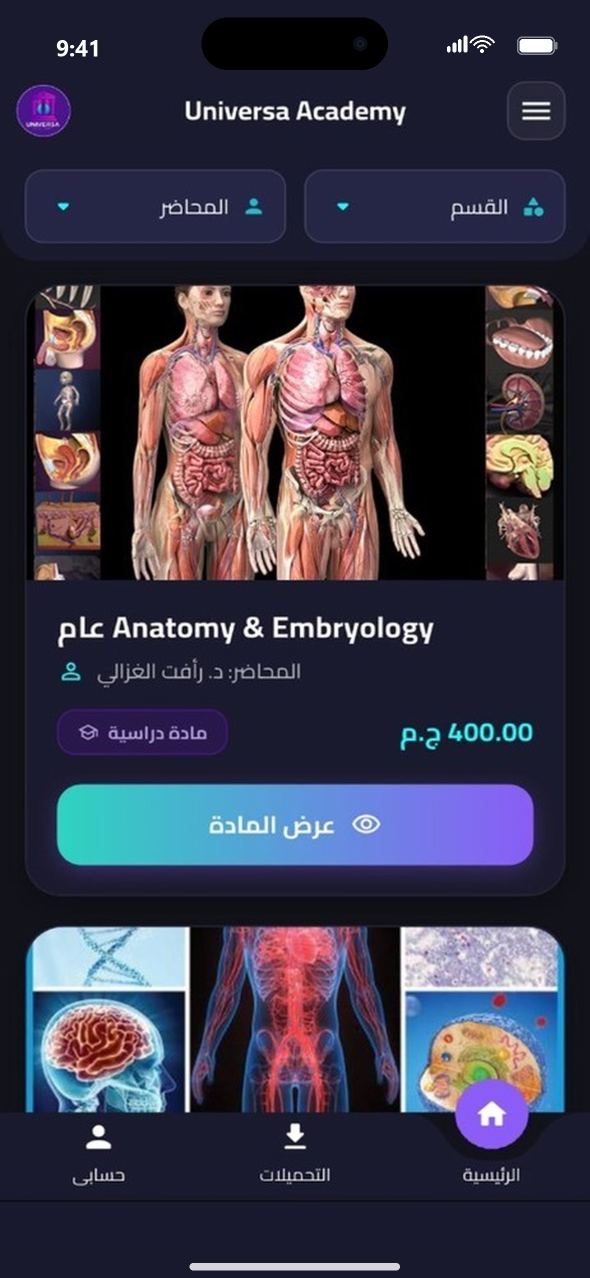
#> input picture screens/iphone/1_home.png, 1179 x 2556 px, given in place of 9a62d8fcf2272a5c98eda5455d9725da051ea867.png, which was not available (shown at 1/2 size)
$ python generate_store_screenshots.py
#> lines starting #> are read from the running program, lines starting #| are printed output that depends on the picture
import os
from PIL import Image, ImageDraw, ImageFont

SCREEN_DIR = r"D:\flutter\universa-app-main\screens"
IPHONE_DIR = os.path.join(SCREEN_DIR, "iphone")
IPAD_DIR = os.path.join(SCREEN_DIR, "ipad")

os.makedirs(IPHONE_DIR, exist_ok=True)
os.makedirs(IPAD_DIR, exist_ok=True)

# Fonts
FONT_REGULAR = r"C:\Windows\Fonts\segoeui.ttf"
FONT_BOLD = r"C:\Windows\Fonts\segoeuib.ttf"
if not os.path.exists(FONT_BOLD):
    FONT_BOLD = r"C:\Windows\Fonts\arialbd.ttf"
if not os.path.exists(FONT_REGULAR):
    FONT_REGULAR = r"C:\Windows\Fonts\arial.ttf"

def get_font(size, bold=True):
    path = FONT_BOLD if bold else FONT_REGULAR
    return ImageFont.truetype(path, size)

def clean_source_image(file_key, img):
    w, h = img.size
    img = img.copy()

    # 1. If video screen, remove floating Android toolbar at left (starts with 9725)
    if file_key.startswith("9725"):
        patch = img.crop((0, 270, 32, 350)).resize((32, 145))
        img.paste(patch, (0, 110))

    # 2. Crop out old non-iOS status bar (top 44px) and old bottom line (bottom 20px)
    content_top = 44
    content_bottom = 980

    cropped = img.crop((0, content_top, w, content_bottom))
    return cropped

def draw_iphone_status_bar(canvas):
    draw = ImageDraw.Draw(canvas, 'RGBA')
    W = 1179

    # 1. Dynamic Island
    island_w = 372
    island_h = 104
    island_x = (W - island_w) // 2
    island_y = 35
    island_r = island_h // 2

    # Subtle rim glow
    draw.rounded_rectangle(
        [island_x - 1, island_y - 1, island_x + island_w + 1, island_y + island_h + 1],
        radius=island_r + 1,
        fill=(25, 25, 32, 160)
    )
    # Island pill (True Black)
    draw.rounded_rectangle(
        [island_x, island_y, island_x + island_w, island_y + island_h],
        radius=island_r,
        fill=(0, 0, 0, 255)
    )
    # Camera lens reflection
    cam_x = island_x + island_w - 55
    cam_y = island_y + island_h // 2
    draw.ellipse([cam_x - 14, cam_y - 14, cam_x + 14, cam_y + 14], fill=(12, 15, 25, 255))
    draw.ellipse([cam_x - 7, cam_y - 7, cam_x + 7, cam_y + 7], fill=(22, 28, 45, 255))
    draw.ellipse([cam_x - 3, cam_y - 3, cam_x + 3, cam_y + 3], fill=(8, 10, 18, 255))

    # 2. Time: 9:41
    time_font = get_font(46, bold=True)
    draw.text((112, 63), "9:41", font=time_font, fill=(255, 255, 255, 255))

    # 3. Cellular Signal Bars
    cell_x = W - 285
    cell_base_y = 104
    bar_w = 6.5
    bar_gap = 4.5
    bar_heights = [12, 19, 26, 33]
    for i, bh in enumerate(bar_heights):
        bx = cell_x + i * (bar_w + bar_gap)
        by = cell_base_y - bh
        draw.rounded_rectangle([bx, by, bx + bar_w, cell_base_y], radius=3, fill=(255, 255, 255, 255))

    # 4. Wi-Fi Icon
    wifi_center_x = W - 215
    wifi_center_y = 92
    draw.ellipse([wifi_center_x - 3.5, wifi_center_y + 6, wifi_center_x + 3.5, wifi_center_y + 13], fill=(255, 255, 255, 255))
    draw.arc([wifi_center_x - 13, wifi_center_y - 3, wifi_center_x + 13, wifi_center_y + 23], start=215, end=325, fill=(255, 255, 255, 255), width=4)
    draw.arc([wifi_center_x - 22, wifi_center_y - 12, wifi_center_x + 22, wifi_center_y + 32], start=215, end=325, fill=(255, 255, 255, 255), width=4)
    draw.arc([wifi_center_x - 31, wifi_center_y - 21, wifi_center_x + 31, wifi_center_y + 41], start=215, end=325, fill=(255, 255, 255, 255), width=4)

    # 5. Battery Icon
    batt_x = W - 145
    batt_y = 73
    batt_w = 75
    batt_h = 36
    batt_r = 10
    draw.rounded_rectangle([batt_x, batt_y, batt_x + batt_w, batt_y + batt_h], radius=batt_r, outline=(255, 255, 255, 120), width=3)
    draw.rounded_rectangle([batt_x + batt_w + 1, batt_y + 11, batt_x + batt_w + 5, batt_y + batt_h - 11], radius=2, fill=(255, 255, 255, 120))
    draw.rounded_rectangle([batt_x + 5, batt_y + 5, batt_x + batt_w - 5, batt_y + batt_h - 5], radius=6, fill=(255, 255, 255, 255))

def draw_iphone_home_indicator(canvas):
    draw = ImageDraw.Draw(canvas, 'RGBA')
    W, H = canvas.size
    bar_w = 420
    bar_h = 14
    bar_r = 7
    bar_x = (W - bar_w) // 2
    bar_y = H - 30
    draw.rounded_rectangle([bar_x, bar_y, bar_x + bar_w, bar_y + bar_h], radius=bar_r, fill=(255, 255, 255, 210))

# [49 lines left out: functions draw_ipad_status_bar, draw_ipad_home_indicator, not called in this run]

def generate_iphone_screenshot(source_path, out_path):
    orig = Image.open(source_path).convert('RGB')
#> orig is the input picture: PIL image 1179x2556 RGB; mean R, G, B 59.7, 56.9, 74
    filename = os.path.basename(source_path)
    cleaned = clean_source_image(filename, orig)
#> in clean_source_image, `cropped = img.crop((0, content_top, w, content_bottom))`:
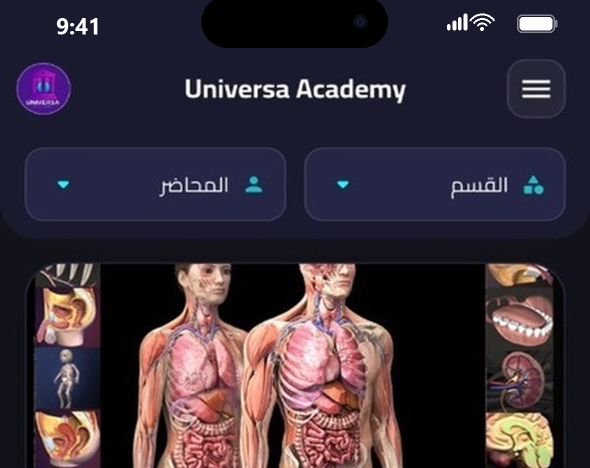
#> cropped: PIL image 1179x936 RGB (shown at 1/2 size); mean R, G, B 58.4, 47.5, 58.1

    TARGET_W = 1179
    TARGET_H = 2556
    STATUS_H = 140
    BOTTOM_H = 65
    CONTENT_H = TARGET_H - STATUS_H - BOTTOM_H

    scaled_content = cleaned.resize((TARGET_W, CONTENT_H), Image.Resampling.LANCZOS)
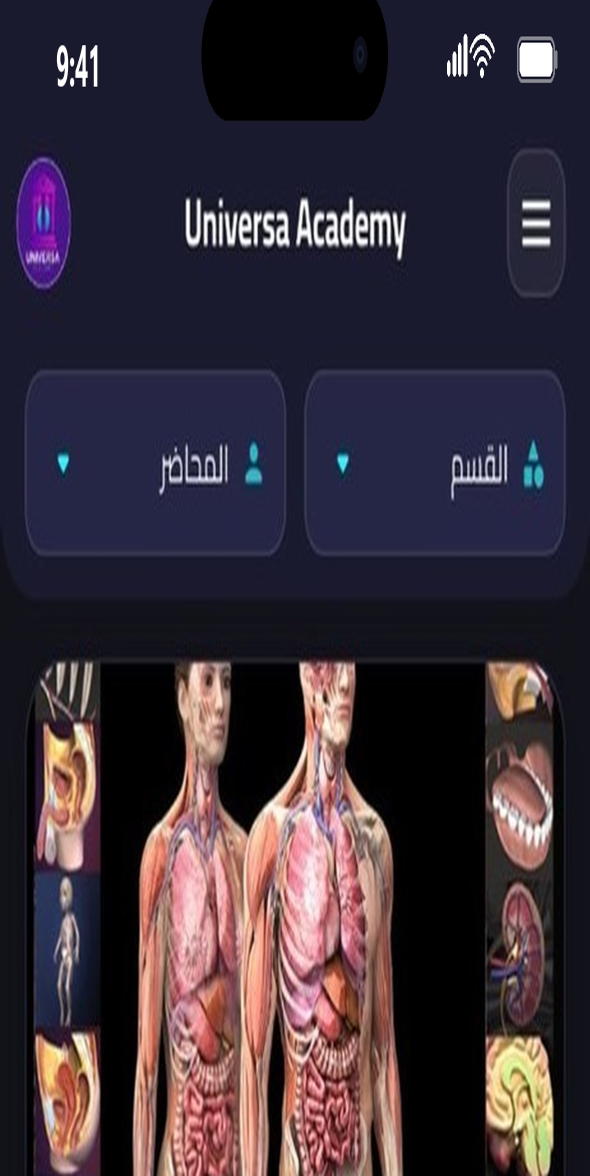
#> scaled_content: PIL image 1179x2351 RGB (shown at 1/2 size); mean R, G, B 58.4, 47.5, 58.1
    canvas = Image.new('RGB', (TARGET_W, TARGET_H))
#> canvas: PIL image 1179x2556 RGB; every value is 0

    # Determine top background color
    if filename.startswith("eb75"):
        # Dark navy app background to prevent any red bleed
        top_color = (25, 26, 46)
    else:
        top_color = scaled_content.getpixel((TARGET_W // 2, 2))
#> top_color = (0, 0, 0)

    bottom_color = scaled_content.getpixel((TARGET_W // 2, CONTENT_H - 2))
#> bottom_color = (207, 172, 147)

    draw = ImageDraw.Draw(canvas)
    draw.rectangle([0, 0, TARGET_W, STATUS_H], fill=top_color)
    draw.rectangle([0, TARGET_H - BOTTOM_H, TARGET_W, TARGET_H], fill=bottom_color)

    canvas.paste(scaled_content, (0, STATUS_H))
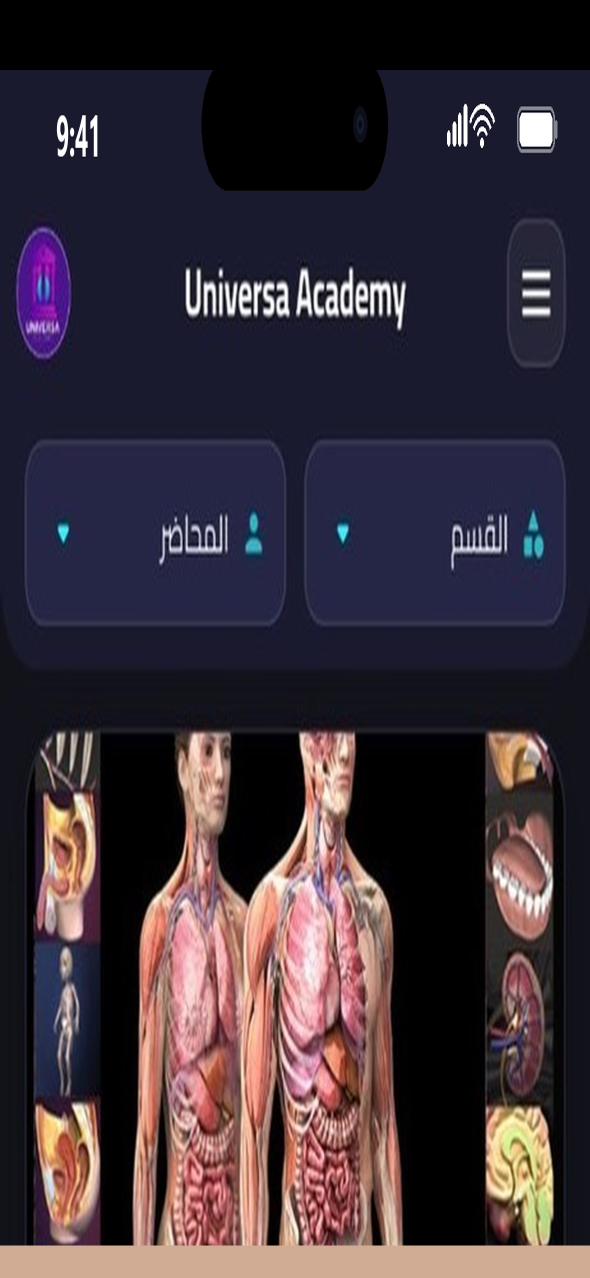
#> canvas: PIL image 1179x2556 RGB (shown at 1/2 size); mean R, G, B 59, 48.1, 57.1

    draw_iphone_status_bar(canvas)
    draw_iphone_home_indicator(canvas)

    canvas.save(out_path, format='PNG', optimize=True)
    print(f"Generated iPhone screenshot: {out_path} ({TARGET_W}x{TARGET_H})")

# [32 lines left out: function generate_ipad_screenshot, not called in this run]

def main():
    screens = [
        ("9a62d8fcf2272a5c98eda5455d9725da051ea867.png", "1_home.png"),
        ("eb7518628d26d826b34ccbecba1b9e514bb64495.png", "2_courses.png"),
        ("9725cf1aacb96d5b735bfa2b94f948b3f8fa62e1.png", "3_video.png"),
        ("93e1bd4510ec8b22d15f81e90783719c50943152.png", "4_offline.png"),
    ]

    print("Generating iPhone screenshots...")
    for src_file, out_file in screens:
        src_path = os.path.join(SCREEN_DIR, src_file)
        out_path = os.path.join(IPHONE_DIR, out_file)
        generate_iphone_screenshot(src_path, out_path)
#> pass 2 of the loop in main, `for src_file, out_file in screens:`:
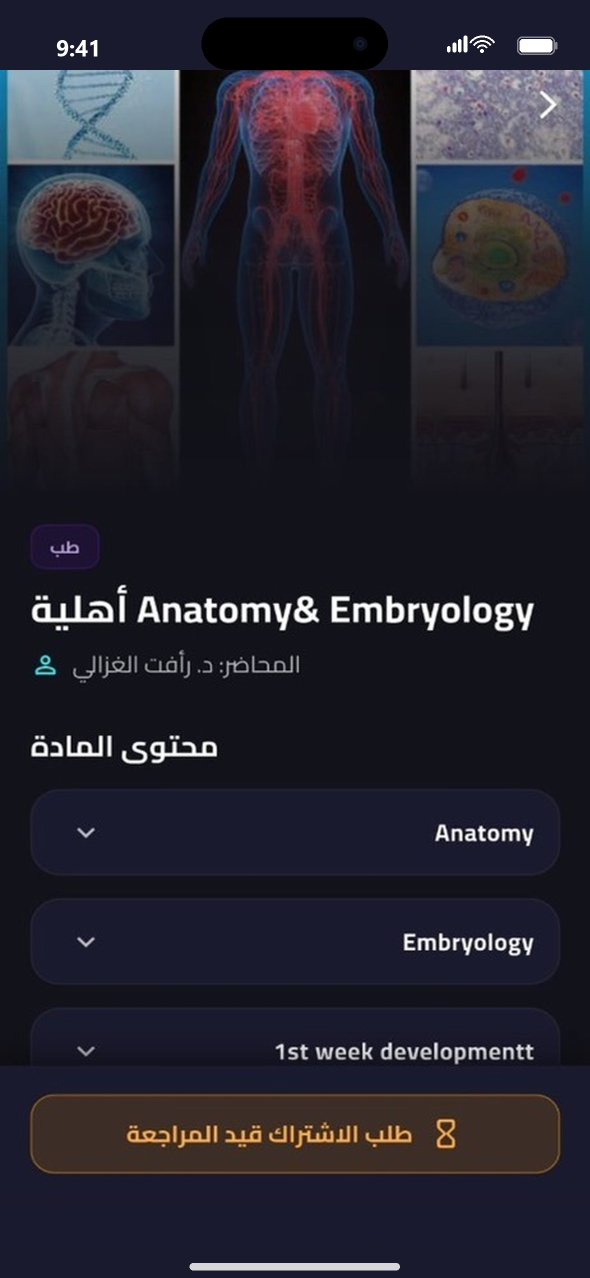
#> input picture screens/iphone/2_courses.png, 1179 x 2556 px, given in place of eb7518628d26d826b34ccbecba1b9e514bb64495.png, which was not available (shown at 1/2 size)
#> in generate_iphone_screenshot, orig is the input picture: PIL image 1179x2556 RGB; mean R, G, B 36.8, 35.6, 46.8
#> in generate_iphone_screenshot (call 2), `scaled_content = cleaned.resize((TARGET_W, CONTENT_H), Image.Resamplin..`:
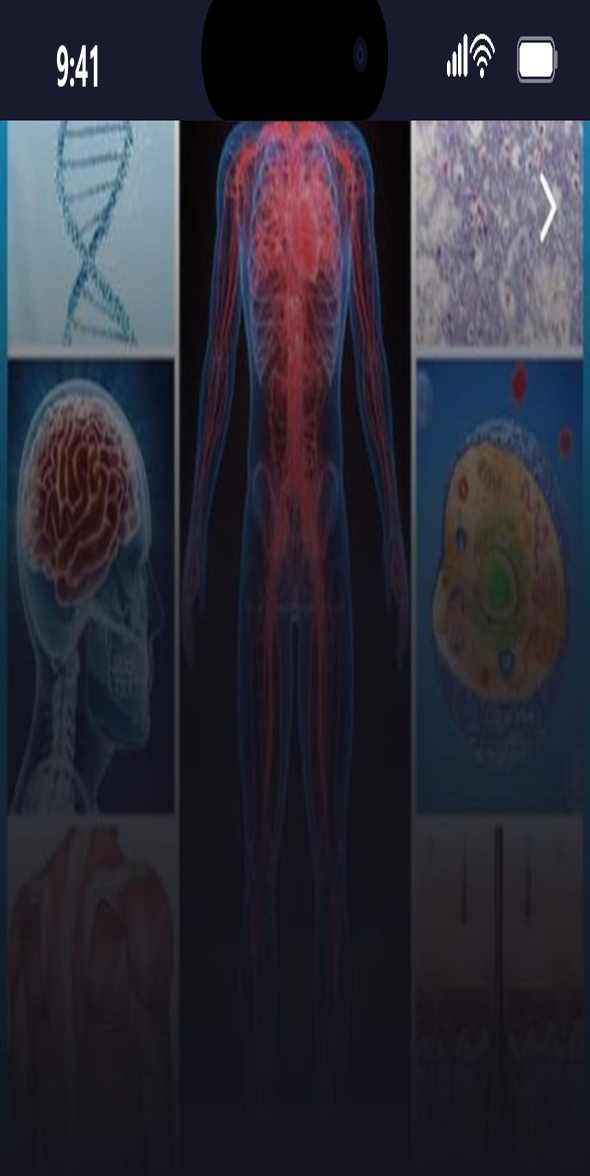
#> scaled_content: PIL image 1179x2351 RGB (shown at 1/2 size); mean R, G, B 44.8, 44.3, 55.3
#> bottom_color = (18, 18, 26)
#> in generate_iphone_screenshot (call 2), `canvas.paste(scaled_content, (0, STATUS_H))`:
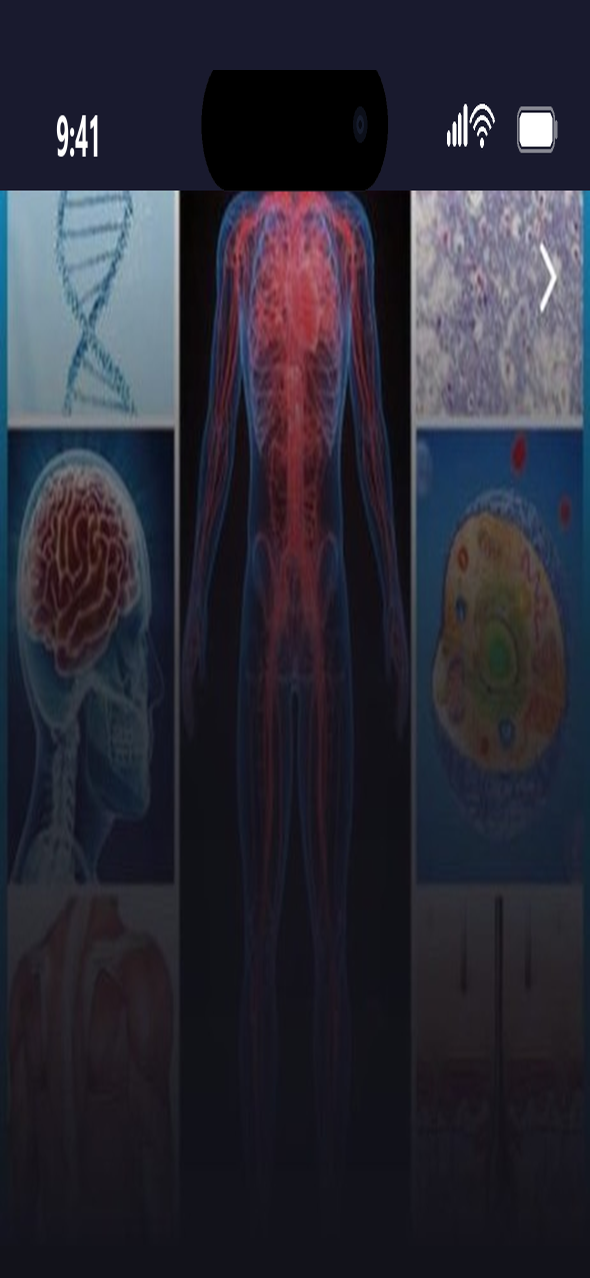
#> canvas: PIL image 1179x2556 RGB (shown at 1/2 size); mean R, G, B 43.1, 42.6, 54

    print("\nGenerating iPad screenshots...")
    for src_file, out_file in screens:
        src_path = os.path.join(SCREEN_DIR, src_file)
        out_path = os.path.join(IPAD_DIR, out_file)
        generate_ipad_screenshot(src_path, out_path)

    print("\nSUCCESS: All 4 iPhone and 4 iPad screenshots generated!")

if __name__ == "__main__":
#> (the run stopped early here; a loop or call above may not have finished)
